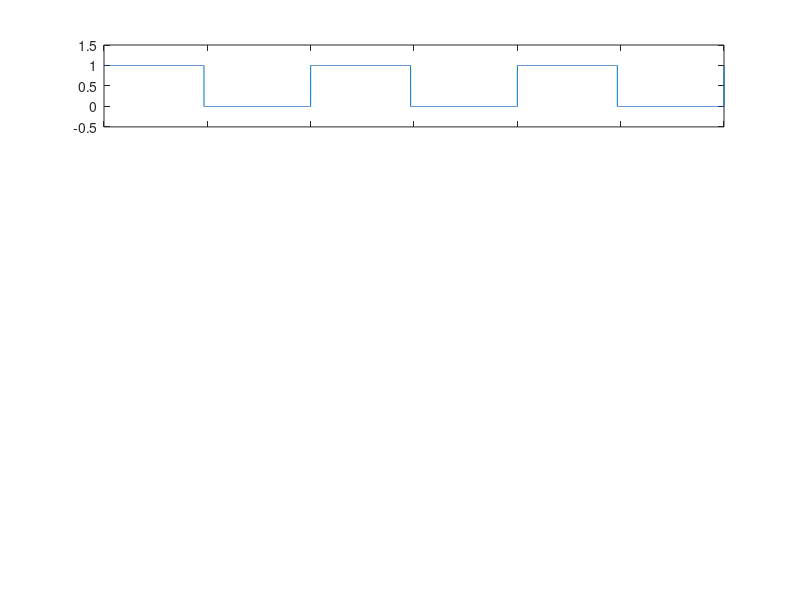

Source code (MATLAB): (Note: this script raises an error after producing the figure.)
clear;
clear vars;

fs = 50e3;
Ts = 1/fs;

C = 39e-6;
rC = 0.23;

L = 220e-6;
rL = 0.65;

R = 10;
Vdf = 0.8;

Vi = 9;
Vo = 3.7;
Io = Vo/R;

D = ( Vo * (1+rL/R) + Vdf ) / (Vi + Vdf);
Ton = D*Ts;
Toff = Ts-Ton;

delta_iL = (Vdf+Vo*(1+rL/R))*Toff/L;

didt = 50e+6;
Irr = 1.7;
trr = 75e-9;

t3 = (Io-delta_iL/2)/didt;
t4 = Irr/didt;
t5 = trr-t4;


N = 50000;
Tf = 3*Ts;
t = linspace(0, Tf, N);
disparo = t;
iL = t;
vL = t;
id = t;

for i=1:N
    tt = mod(t(i), Ts);
    if tt <= Ton
        disparo(i) = 1;
        vL(i) = Vi - Vo - Io*rL;
        iL(i) = Io - delta_iL/2 + vL(i)/L*tt;
        
        if tt <= t3+t4
            id(i) = (Io-delta_iL/2)-didt*tt;
        elseif tt <= t3+trr
            tt = tt-t3-t4;
            id(i) = Irr * (tt/t5 -1);
        else
            id(i) = 0;
        end
    else
        disparo(i) = 0;
        vL(i) = -Vdf - Vo - Io*rL;
        iL(i) = Io + delta_iL/2 + vL(i)/L*(tt-Ton);
        id(i) = iL(i);
    end
end

data = csvread('e4_tp1_ej2.csv', 1, 0);
t_spice = data(:,1);
vl_spice = data(:,2);
id_spice = data(:,3);
il_spice = data(:,4);

ax1 = subplot(4,1,1);
plot(t, disparo);
ylim([-0.5, 1.5]);
xlim([0, Tf]);
xticklabels({});
formataxes('', '', 'Nivel l\''ogico');

ax2 = subplot(4,1,2);
plot(t, vL);
hold on;
plot(t_spice, vl_spice);
xlim([0, Tf]);
ylim([-7, 7]);
xticklabels({});
formataxes('', '', '$v_L(t)$ (V)', 'C\''alculo', 'Simulaci\''on');

ax3 = subplot(4,1,3);
plot(t, iL);
hold on;
plot(t_spice, il_spice);
xlim([0, Tf]);
xticklabels({});
formataxes('', '', '$i_L(t)$ (A)', 'C\''alculo', 'Simulaci\''on');


ax4 = subplot(4,1,4);
plot(t, id);
hold on;
plot(t_spice, id_spice);
xlim([0, Tf]);
ylim([-2, 0.8]);
formataxes('', 'Tiempo (s)', '$i_D(t)$ (A)', 'C\''alculo', 'Simulaci\''on');

% plot(t, id);
% hold on;
% plot(t_spice, id_spice);
% xlim([0, Tf]);
% ylim([-2, 0.8]);
% formataxes('', 'Tiempo (s)', '$i_D(t)$ (A)', 'C\''alculo', 'Simulaci\''on');
% 


